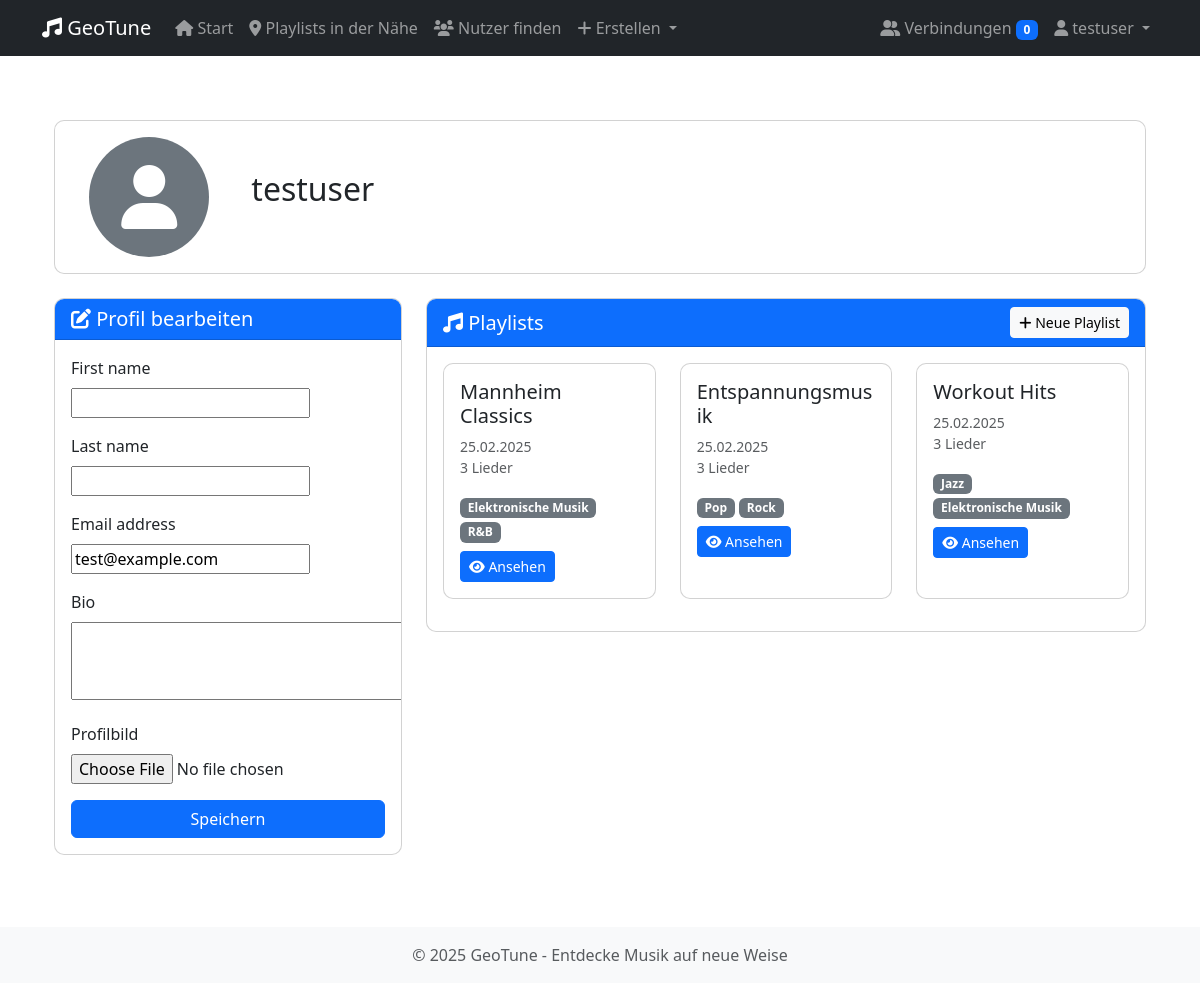
/profil/ (signed in), run on the app's committed database.
### geotune/models.py (models this page shows, shortened)
class Nutzer(AbstractUser):
    bio = models.TextField(blank=True)
    profilbild = models.ImageField(upload_to='profile_pics/', blank=True, null=True)
    premium_status = models.BooleanField(default=False)

class Playlist(models.Model):
    name = models.CharField(max_length=100)
    beschreibung = models.TextField(blank=True)
    erstellungsdatum = models.DateTimeField(default=timezone.now)
    erstellt_von = models.ForeignKey(Nutzer, on_delete=models.CASCADE, related_name='erstellte_playlists')
    ist_oeffentlich = models.BooleanField(default=True)
    anzahl_aufrufe = models.IntegerField(default=0)
    genres = models.ManyToManyField(Genre, related_name='playlists')
    standorte = models.ManyToManyField(Standort, through='PlaylistStandort', related_name='playlists')

class Genre(models.Model):
    name = models.CharField(max_length=50, unique=True)
    beschreibung = models.TextField(blank=True)

### geotune/views.py (the view)
# urls.py: path('profil/', views.nutzerprofil, name='nutzerprofil'),
@login_required
def nutzerprofil(request, nutzer_id=None):
    if nutzer_id:
        profil_nutzer = get_object_or_404(Nutzer, id=nutzer_id)
        ist_eigenes_profil = (request.user.id == nutzer_id)
        verbindung = NutzerVerbindung.objects.filter(
            (Q(nutzer1=request.user) & Q(nutzer2=profil_nutzer)) |
            (Q(nutzer1=profil_nutzer) & Q(nutzer2=request.user))
        ).first()
        verbindungsstatus = None
        if verbindung:
            verbindungsstatus = verbindung.status
        playlists = Playlist.objects.filter(
            erstellt_von=profil_nutzer,
            ist_oeffentlich=True
        )
    else:
        profil_nutzer = request.user
        ist_eigenes_profil = True
        verbindungsstatus = None
        playlists = Playlist.objects.filter(erstellt_von=profil_nutzer)
    if request.method == 'POST' and ist_eigenes_profil:
        form = NutzerProfilForm(request.POST, request.FILES, instance=profil_nutzer)
        if form.is_valid():
            form.save()
            messages.success(request, 'Profil erfolgreich aktualisiert!')
            return redirect('nutzerprofil')
    else:
        form = NutzerProfilForm(instance=profil_nutzer) if ist_eigenes_profil else None
    return render(request, 'geotune/nutzerprofil.html', {
        'profil_nutzer': profil_nutzer,
        'ist_eigenes_profil': ist_eigenes_profil,
        'verbindungsstatus': verbindungsstatus,
        'playlists': playlists,
        'form': form,
    })

### geotune/forms.py
class NutzerProfilForm(forms.ModelForm):
    class Meta:
        model = Nutzer
        fields = ['first_name', 'last_name', 'email', 'bio', 'profilbild']
        widgets = {
            'bio': forms.Textarea(attrs={'rows': 3}),
        }

### geotune/context_processors.py (called while the page is built)
def verbindungsanfragen(request):
    anzahl = 0
    if request.user.is_authenticated:
        anzahl = request.user.erhaltene_verbindungen.filter(status='angefragt').count()
    return {'anzahl_verbindungsanfragen': anzahl}

### geotune/templates/geotune/nutzerprofil.html (shortened to what this page needs)
{% extends 'geotune/base.html' %}
{% block content %}
<div class="container py-4">
    <div class="row">
        <div class="col-12 mb-4">
            <div class="card">
                <div class="card-body">
                    <div class="row align-items-center">
                        <div class="col-md-2 text-center">
                            {% if profil_nutzer.profilbild %}
                                <img src="{{ profil_nutzer.profilbild.url }}" alt="Profilbild" class="rounded-circle img-fluid" style="max-width: 120px;">
                            {% else %}
                                <div class="bg-secondary rounded-circle d-flex align-items-center justify-content-center mx-auto" style="width: 120px; height: 120px;">
                                    <i class="fas fa-user fa-4x text-white"></i>
                                </div>
                            {% endif %}
                        </div>
                        <div class="col-md-7">
                            <h2>{{ profil_nutzer.username }}</h2>
                        </div>
                    </div>
                </div>
            </div>
        </div>
        {% if ist_eigenes_profil %}
        <div class="col-md-4">
            <div class="card mb-4">
                <div class="card-header bg-primary text-white">
                    <h5 class="mb-0"><i class="fas fa-edit"></i> Profil bearbeiten</h5>
                </div>
                <div class="card-body">
                    <form method="post" enctype="multipart/form-data">
                        {% for field in form %}
                        <div class="mb-3">
                            <label for="{{ field.id_for_label }}" class="form-label">{{ field.label }}</label>
                            {{ field }}
                        </div>
                        {% endfor %}
                        <div class="d-grid">
                            <button type="submit" class="btn btn-primary">Speichern</button>
                        </div>
                    </form>
                </div>
            </div>
        </div>
        {% endif %}
        <div class="col-md-{% if ist_eigenes_profil %}8{% else %}12{% endif %}">
            <div class="card">
                <div class="card-header bg-primary text-white d-flex justify-content-between align-items-center">
                    <h5 class="mb-0"><i class="fas fa-music"></i> Playlists</h5>
                    {% if ist_eigenes_profil %}
                    <a href="{% url 'playlist_erstellen' %}" class="btn btn-sm btn-light">
                        <i class="fas fa-plus"></i> Neue Playlist
                    </a>
                    {% endif %}
                </div>
                <div class="card-body">
                    {% if playlists %}
                        <div class="row">
                            {% for playlist in playlists %}
                            <div class="col-md-6 col-lg-4 mb-3">
                                <div class="card h-100 playlist-card">
                                    <div class="card-body">
                                        <h5 class="card-title">{{ playlist.name }}</h5>
                                        <p class="card-text text-muted small">
                                            {{ playlist.erstellungsdatum|date:"d.m.Y" }}
                                            <br>
                                            {{ playlist.lieder.count }} Lieder
                                        </p>
                                        {% if playlist.genres.all %}
                                        <div class="mb-2">
                                            {% for genre in playlist.genres.all %}
                                            <span class="badge bg-secondary">{{ genre.name }}</span>
                                            {% endfor %}
                                        </div>
                                        {% endif %}
                                        <a href="{% url 'playlist_detail' playlist.id %}" class="btn btn-sm btn-primary">
                                            <i class="fas fa-eye"></i> Ansehen
                                        </a>
                                    </div>
                                </div>
                            </div>
                            {% endfor %}
                        </div>
                    {% else %}
                        <p class="text-muted">Keine Playlists vorhanden.</p>
                    {% endif %}
                </div>
            </div>
        </div>
    </div>
</div>
{% endblock %}

### geotune/templates/geotune/base.html (shortened to what this page needs)
<!DOCTYPE html>
<html lang="de">
<head>
    <link href="https://cdn.jsdelivr.net/npm/bootstrap@5.3.0/dist/css/bootstrap.min.css" rel="stylesheet">
    <link rel="stylesheet" href="https://cdnjs.cloudflare.com/ajax/libs/font-awesome/6.0.0/css/all.min.css">
    {% load static %}
    <link rel="stylesheet" href="{% static 'geotune/css/style.css' %}">
    <link rel="stylesheet" href="https://unpkg.com/leaflet@1.7.1/dist/leaflet.css">
</head>
<body>
    <nav class="navbar navbar-expand-lg navbar-dark bg-dark">
        <div class="container">
            <a class="navbar-brand" href="{% url 'index' %}">
                <i class="fas fa-music"></i> GeoTune
            </a>
            <div class="collapse navbar-collapse" id="navbarNav">
                <ul class="navbar-nav me-auto">
                    <li class="nav-item">
                        <a class="nav-link" href="{% url 'index' %}">
                            <i class="fas fa-home"></i> Start
                        </a>
                    </li>
                    {% if user.is_authenticated %}
                        <li class="nav-item">
                            <a class="nav-link" href="{% url 'playlists_in_der_naehe' %}">
                                <i class="fas fa-map-marker-alt"></i> Playlists in der Nähe
                            </a>
                        </li>
                        <li class="nav-item">
                            <a class="nav-link" href="{% url 'nutzer_empfehlungen' %}">
                                <i class="fas fa-users"></i> Nutzer finden
                            </a>
                        </li>
                        <li class="nav-item dropdown">
                            <a class="nav-link dropdown-toggle" href="#" id="navbarDropdown" role="button"
                               data-bs-toggle="dropdown" aria-expanded="false">
                                <i class="fas fa-plus"></i> Erstellen
                            </a>
                        </li>
                    {% endif %}
                </ul>
                <ul class="navbar-nav">
                    {% if user.is_authenticated %}
                        <li class="nav-item">
                            <a class="nav-link" href="{% url 'verbindungen' %}">
                                <i class="fas fa-user-friends"></i> Verbindungen
                                <span class="badge bg-primary">{{ anzahl_verbindungsanfragen }}</span>
                            </a>
                        </li>
                        <li class="nav-item dropdown">
                            <a class="nav-link dropdown-toggle" href="#" id="userDropdown" role="button"
                               data-bs-toggle="dropdown" aria-expanded="false">
                                <i class="fas fa-user"></i> {{ user.username }}
                            </a>
                                </li>
                            </ul>
                    {% endif %}
            </div>
        </div>
    </nav>
    <main class="container py-4">
        {% block content %}{% endblock %}
    </main>
    <footer class="footer mt-auto py-3 bg-light">
        <div class="container text-center">
            <span class="text-muted">© {% now "Y" %} GeoTune - Entdecke Musik auf neue Weise</span>
        </div>
    </footer>
</body>
</html>

### geotune/static/geotune/css/style.css (style rules this page uses)
.card { border-radius: 10px; overflow: hidden; }

### data on the page
Nutzer: username "testuser", form "test@example.com"
Playlist: name "Mannheim Classics", erstellungsdatum "25.02.2025", lieder.count "3"
Genre: name "Elektronische Musik"
Genre: name "R&B"
Playlist: name "Entspannungsmusik", erstellungsdatum "25.02.2025", lieder.count "3"
Genre: name "Pop"
Genre: name "Rock"
Playlist: name "Workout Hits", erstellungsdatum "25.02.2025", lieder.count "3"
Genre: name "Jazz"

### other printed values
{{ anzahl_verbindungsanfragen }} "0"
{{ field.label }} "First name" "Last name" "Email address" "Bio" "Profilbild"
